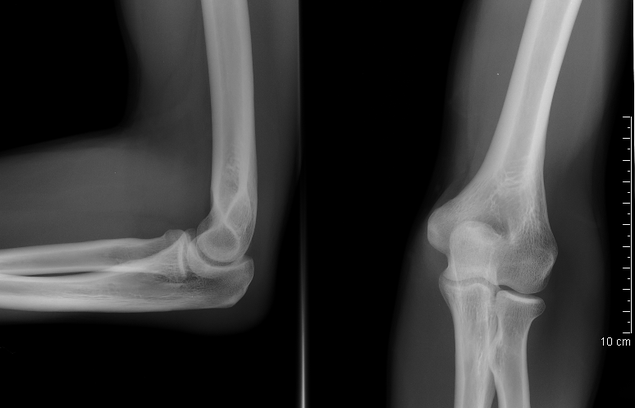
#> input picture r1.png, 635 x 408 px, shrunk from 774 x 497 before the run
$ jupyter execute --allow-errors AjusteIntensidad.ipynb
#> lines starting #> are read from the running program, lines starting #| are printed output that depends on the picture; after the words box and inside, x2 and y2 are one past the last pixel; in counts of white or black regions, pixels touching at a corner belong together
[cell 1]
# 1. Seleccionar 2 imagenes que requieran una mejora de contraste
# 2. Aplica 2 tecnicas que permitan mejorar el contraste
# una con dev propio y otra con OpenCV
# 3. Aplica las dos tecnicas a las 2 imagenes
# 4. Describe como seleccionaste la mejor tecnica para el ajuste de intensidad
# 5. Describe caracteristicas de las tecnicas seleccionadas
# 6. Compara y concluye

[cell 2]
import cv2
from matplotlib import pyplot as plt
import numpy as np
import random

### Ajuste de intensidad - Denis Zelaya

### Definir imagenes a utilizar

[cell 3]
img01 = cv2.imread("r1.png", cv2.IMREAD_GRAYSCALE)
#> img01 is the input picture: shape (408, 635); min 0, max 255, mean 53.3
img02 = cv2.imread("p2.jpg", 1)
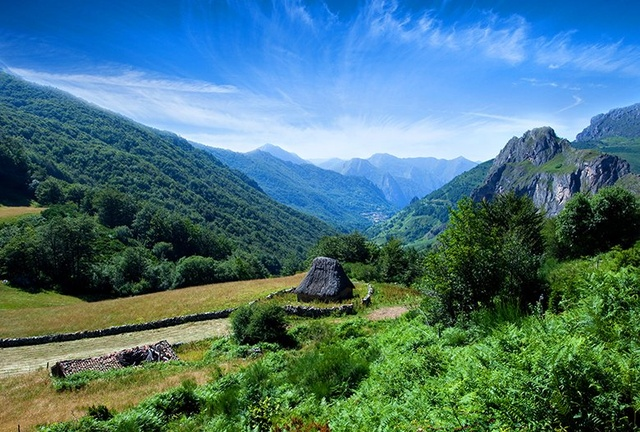
#> input picture p2.jpg, 640 x 432 px, shrunk from 780 x 527 before the run
#> img02 is the input picture: shape (432, 640, 3); mean B, G, R 122.1, 116, 73.7
img04 = cv2.imread("fondo-ojo.jpg", 1)
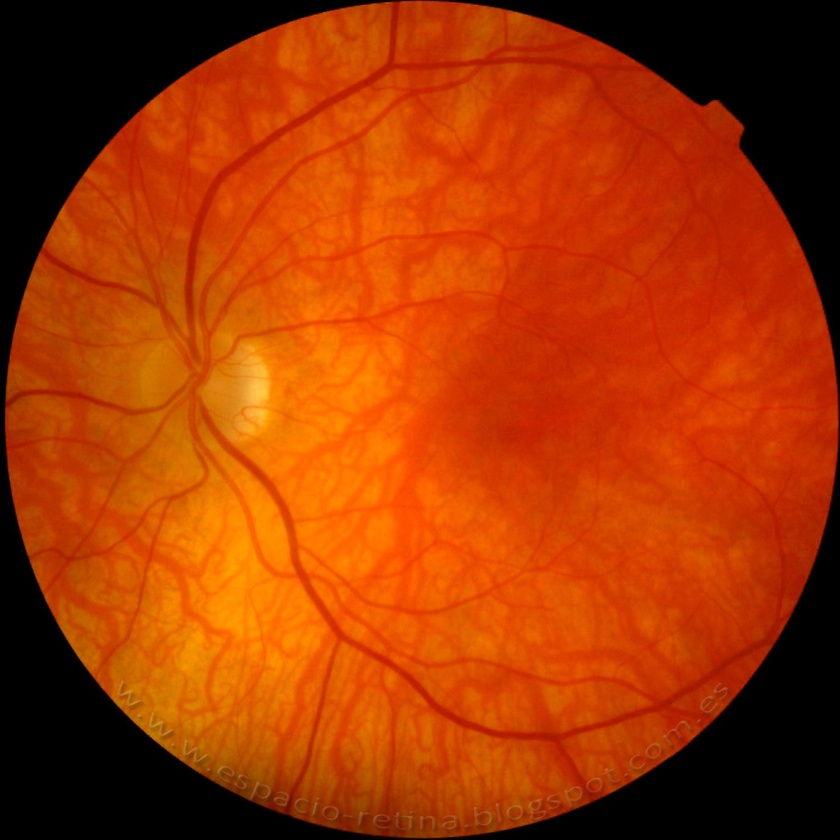
#> input picture fondo-ojo.jpg, 840 x 840 px, shrunk from 1024 x 1024 before the run
#> img04 is the input picture: shape (840, 840, 3); mean B, G, R 1.4, 55, 162.7

### Crear funciones reutilizables

[cell 4]
# Funcion para calcular el histograma de los 3 canales de una imagen
# https://www.geeksforgeeks.org/python-opencv-cv2-calchist-method/
# [23 lines left out: function plot_rgb_histogramTodo, not called in this run]

[cell 5]
# Funcion para abstraer el codigo para mostrar una imagen
def imshow(title="Image", image = None, size = 10):

    # Obtener el ancho y alto de la imagen
    w, h = image.shape[0], image.shape[1]

    aspect_ratio = w/h
    plt.figure(figsize = (size * aspect_ratio, size))
    plt.imshow(cv2.cvtColor(image, cv2.COLOR_BGR2RGB))
    plt.title(title)
    plt.show()

[cell 6]
# Mostrar varias imagenes en la misma fila
# [22 lines left out: function show_images, not called in this run]

[cell 7]
# Mostrar 3 imagenes en la misma fila
def show_three_images(img1=None, title1="", img2=None, title2="", img3=None, title3=""):
    plt.figure(figsize=(15, 5))

    # Imagen 1
    plt.subplot(1, 3, 1)
    plt.imshow(img1, cmap='gray')
    plt.title(title1)
    plt.axis('off')

    # Imagen 2
    plt.subplot(1, 3, 2)
    plt.imshow(img2, cmap='gray')
    plt.title(title2)
    plt.axis('off')

    # Imagen 3
    plt.subplot(1, 3, 3)
    plt.imshow(img3, cmap='gray')
    plt.title(title3)
    plt.axis('off')

    plt.show()

[cell 8]
# Invertir una imagen util para mejorar la interpretación de un ultrasonido
def invert_color(image = None, title = ""):

    # Obtener ancho y alto
    h, w = image.shape[0], image.shape[1]

    # Generar un arreglo de 0, con las dimensiones de la imagen
    imgInvert = np.zeros((h, w), np.uint8)

    for j in range(h):
        for i in range(w):
            newValue = 0

            # Obtener el valor actual del pixel en el indice [j,i]
            valor_actual = image[j, i]

            # Ajustar los valores para obtener el resultado deseado
            if (valor_actual > 200):
                newValue = int((255 - image[j, i]) - 100)

            if (valor_actual < 30):
                newValue = int((255 - image[j, i]) + 50)
            else:
                newValue = int((255 - image[j, i]))

            # En la posicion del pixel asignamos el valor generado
            # La funcion de numpy.clip nos permite limitar los valores con el rango definido.
            imgInvert[j, i] = np.clip(newValue, 0, 255)


    # Mostrar el resultado
    # imshow(title, imgInvert)
    return imgInvert

[cell 9]
# Mejorar el contraste de una imagen, la he parametrizado para ajustar segun la necesidad de la imagen a procesar
def mejora_contraste(image = None, azul = 0, verde = 10, rojo = 0):
    # Definir constantes a sumar a cada canal
    c_azul = azul
    c_verde = verde
    c_rojo = rojo

    # Obtener los canales de una imagen cv2.split(img) -> Retorna las 3 capas BGR
    canal_azul, canal_verde, canal_rojo = cv2.split(image)

    # Crear constantes para guardar la suma de nuestros parametros + el valor del actual del canal
    c_azul_const = np.clip(canal_azul.astype(int) + c_azul, 0, 255).astype(np.uint8)
    c_verde_const = np.clip(canal_verde.astype(int) + c_verde, 0, 255).astype(np.uint8)
    c_rojo_const = np.clip(canal_rojo.astype(int) + c_rojo, 0, 255).astype(np.uint8)

    # Fusionar nuestros 3 canales procesados
    imagen_final = cv2.merge((c_azul_const, c_verde_const, c_rojo_const))

    # Mostrar imagen
    # plt.imshow(cv2.cvtColor(imagen_final, cv2.COLOR_BGR2RGB))
    # plt.title('imagen')
    # plt.show()

    return imagen_final

[cell 10]
# Restar intensidad a una imagen
def restar_intensidad(image = None, valor = 40):

    # Generar matriz de 0 y la multiplicamos * 40
    # Cada indice de nuestro arreglo tendra el valor de
    M = np.ones(image.shape, dtype = "uint8") * valor

    # Generar nueva imagen, realizando una funcion para cambiar el color de nuestro pixel
    # Al pixel actual le restamos nuestro valor parametrizado
    img_resta = np.clip(img02.astype(np.int16) - M, 0, 255).astype(np.uint8)

    # Mostrar imagen
    plt.imshow(cv2.cvtColor(img_resta, cv2.COLOR_BGR2RGB))
    plt.title('resta')
    plt.show()

    # Retornar la imagen obtenida
    return img_resta

[cell 11]
def ecualizar_imagen(imagen = None):
    b, g, r = cv2.split(imagen)

    # Ecualizar el canal de valor (V)
    equ_b = cv2.equalizeHist(b)
    equ_g = cv2.equalizeHist(g)
    equ_r = cv2.equalizeHist(r)

    # Fusionar los canales nuevamente en la imagen HSV
    equ_image = cv2.merge([equ_b,equ_g,equ_r])
    imshow("ecualizada",equ_g)

    # hist = cv2.calcHist(equ_image, [0], None, [256], [0, 256])
    # plt.plot(hist)

    return equ_image

[cell 12]
def plot_rgb_histograms(image):
    # Dividir la imagen en canales RGB
    b, g, r = cv2.split(image)

    # Calcular los histogramas de cada canal
    hist_b = cv2.calcHist([b], [0], None, [256], [0, 256])
    hist_g = cv2.calcHist([g], [0], None, [256], [0, 256])
    hist_r = cv2.calcHist([r], [0], None, [256], [0, 256])

    # Graficar los histogramas
    plt.figure(figsize=(10, 5))

    plt.subplot(3, 1, 1)
    plt.plot(hist_b, color='blue')
    plt.title('Histograma Canal Azul')

    plt.subplot(3, 1, 2)
    plt.plot(hist_g, color='green')
    plt.title('Histograma Canal Verde')

    plt.subplot(3, 1, 3)
    plt.plot(hist_r, color='red')
    plt.title('Histograma Canal Rojo')

    plt.tight_layout()
    plt.show()

[cell 13]
# Mostrar todos los canales
def plot_rgb_histogramTodo(image):
    # Dividir la imagen en canales RGB
    b, g, r = cv2.split(image)

    # Calcular histograma de cada canal
    hist_b = cv2.calcHist([b], [0], None, [256], [0, 256])
    hist_g = cv2.calcHist([g], [0], None, [256], [0, 256])
    hist_r = cv2.calcHist([r], [0], None, [256], [0, 256])

    plt.plot(hist_b, color='blue', label='Azul')
    plt.plot(hist_g, color='green', label='Verde')
    plt.plot(hist_r, color='red', label='Rojo')
    plt.title('Histogramas')
    plt.xlabel('Intensidad')
    plt.ylabel('Frecuencia')
    plt.legend()
    plt.show()

[cell 14]
# Correcion gama
# https://docs.opencv.org/3.4/d2/de8/group__core__array.html
def contraste_openCV(image = None, value = 1.0):
    img_corrected = cv2.pow(image, value)
    ## imshow(title, img_corrected)
    return img_corrected

[cell 15]
# Correccion Gama
#https://es.wikipedia.org/wiki/Correcci%C3%B3n_gamma
# [4 lines left out: function generar_histograma, not called in this run]

[cell 16]
# Correccion Gama
def correccion_gamma(gamma = 0.0, imagen = None):
    nueva = np.empty((1, 256), np.uint8)

    for i in range(256):
        nueva[0,i] = np.clip(pow(i / 255.0, gamma) * 255.0, 0, 255)

    res = cv2.LUT(imagen, nueva)
    return res

imshow("correccion_gamma", correccion_gamma(2.0, img02))
#> in correccion_gamma, `res = cv2.LUT(imagen, nueva)`:
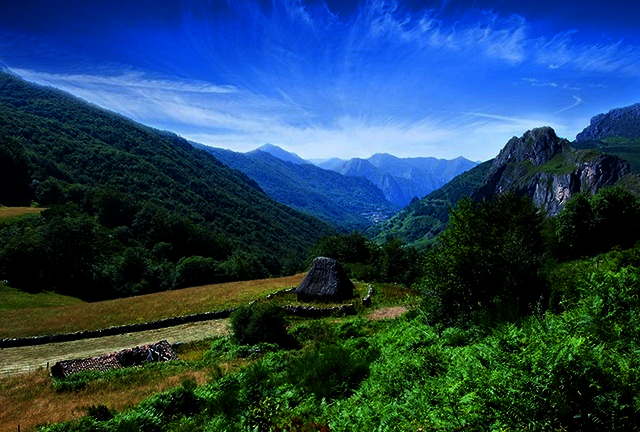
#> res: shape (432, 640, 3); mean B, G, R 90.9, 65.8, 34.2
#> in imshow, `w, h = image.shape[0], image.shape[1]`: w = 432; h = 640
#> in imshow, `aspect_ratio = w/h`: aspect_ratio = 0.675

### Procesar imagen 1

#> (a cell that did not finish here is left out)

#> after the loop in invert_color, `for j in range(h):`: imgInvert: shape (840, 840); every value is 0

# imshow("IMG REFERENCIA", img01)

### Ajustes de intensidad y contraste muestra 1

[cell 18]
# IMG 01
img4_open_cv = contraste_openCV(img04, 2)
img4_propio = mejora_contraste(img04, azul = -80, verde = 80, rojo = 0)
#> in mejora_contraste, `c_azul_const = np.clip(canal_azul.astype(int) + c_azul, 0, 255).astype..`:
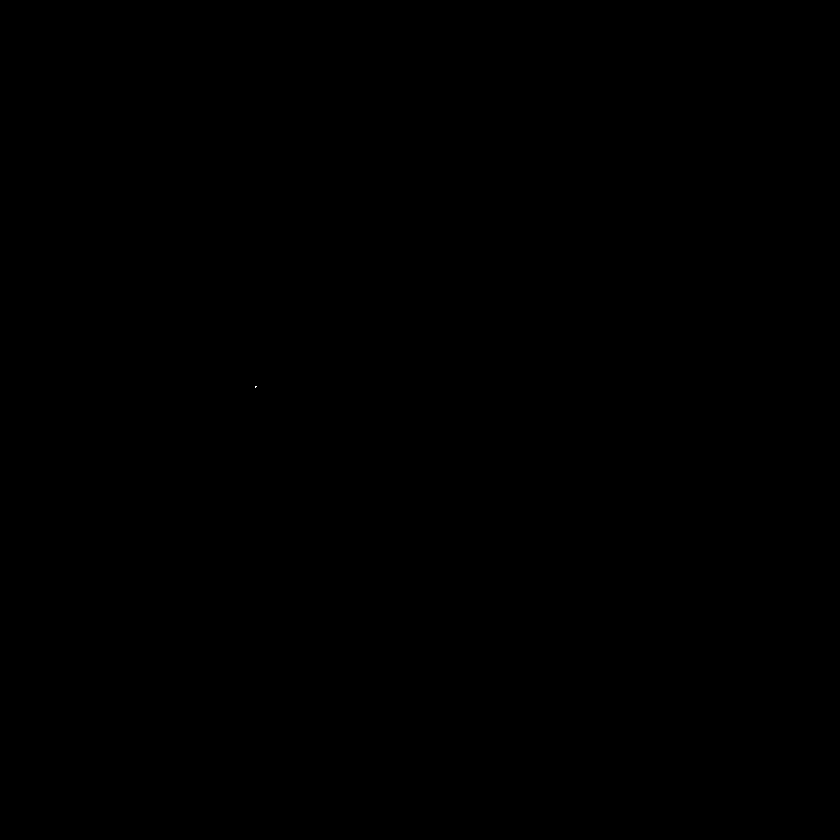
#> c_azul_const: shape (840, 840); values 0 (black) and 1 (white), 0% white in thin lines or dots, all inside (x1, y1, x2, y2) = (255, 386, 257, 388)

show_three_images(img04, "Imagen Original", img4_propio, "Metodo propio", img4_open_cv, "img4_open_cv")

# Otras pruebas
img04Equ = ecualizar_imagen(img04)
#> in ecualizar_imagen, `equ_image = cv2.merge([equ_b,equ_g,equ_r])`:
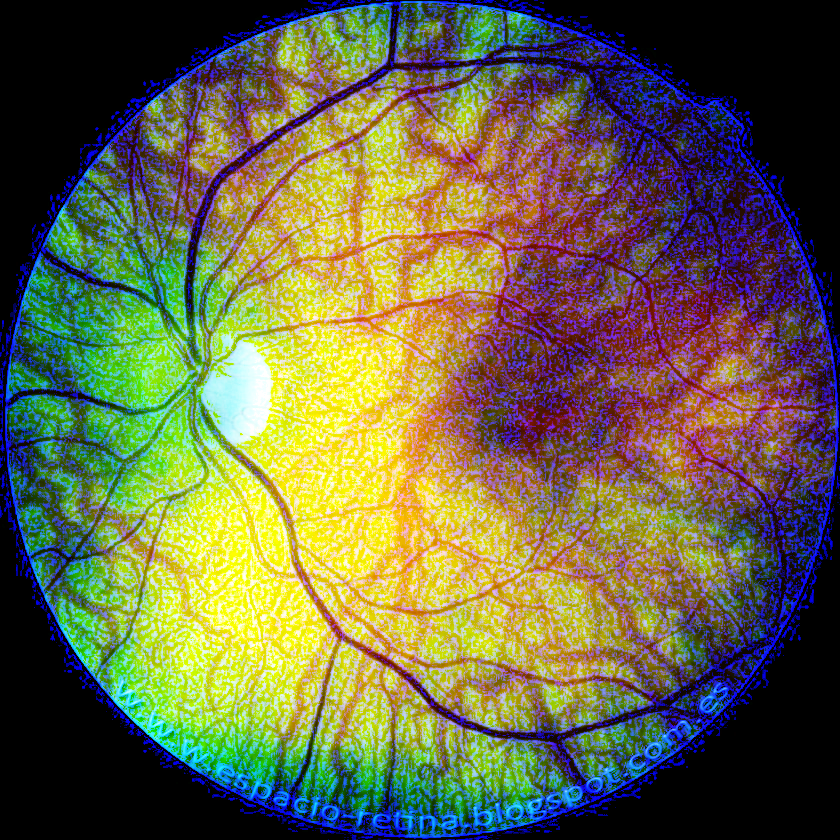
#> equ_image: shape (840, 840, 3); mean B, G, R 73, 102.5, 103.6
imshow("Ecualizar imagen", img04Equ)

# Mostrar histogramas
plot_rgb_histograms(img04)
#> in plot_rgb_histograms, `hist_b = cv2.calcHist([b], [0], None, [256], [0, 256])`: hist_b = 256 values, max 377215 at index 0, min 0 at index 82, mean 2756.2
#> in plot_rgb_histograms, `hist_g = cv2.calcHist([g], [0], None, [256], [0, 256])`: hist_g = 256 values, max 144802 at index 0, min 0 at index 202, mean 2756.2
#> in plot_rgb_histograms, `hist_r = cv2.calcHist([r], [0], None, [256], [0, 256])`: hist_r = 256 values, max 139258 at index 0, min 29 at index 88, mean 2756.2
plot_rgb_histogramTodo(img04)
plot_rgb_histogramTodo(img4_propio)

### Ajustes en contraste open cv y metodo propio referencia 2

[cell 19]
# IMG 01
img2_open_cv = contraste_openCV(img02, 2)
img2_propio = mejora_contraste(img02, azul = 90, verde = 20, rojo = 0)
#> call 2 of mejora_contraste, with azul = 90, verde = 20, rojo = 0
#> in mejora_contraste (call 2), `imagen_final = cv2.merge((c_azul_const, c_verde_const, c_rojo_const))`:
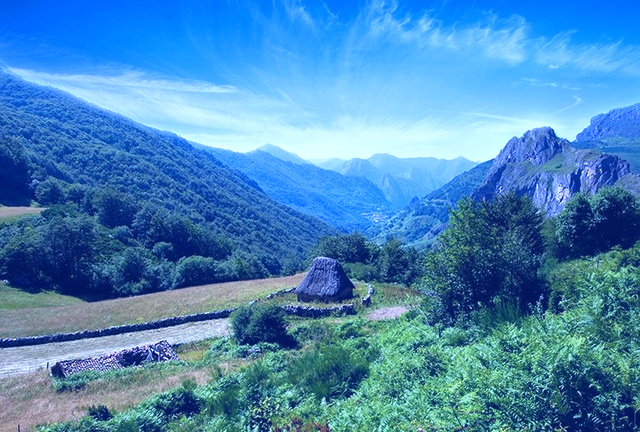
#> imagen_final: shape (432, 640, 3); mean B, G, R 187.6, 135.9, 73.7

# plot_rgb_histogramTodo(img02)

show_three_images(img02, "Imagen Original", img2_propio, "Metodo propio", img2_open_cv, "img2_open_cv")
restar_intensidad(img02, valor=50)
#> in restar_intensidad, `img_resta = np.clip(img02.astype(np.int16) - M, 0, 255).astype(np.uint8)`:
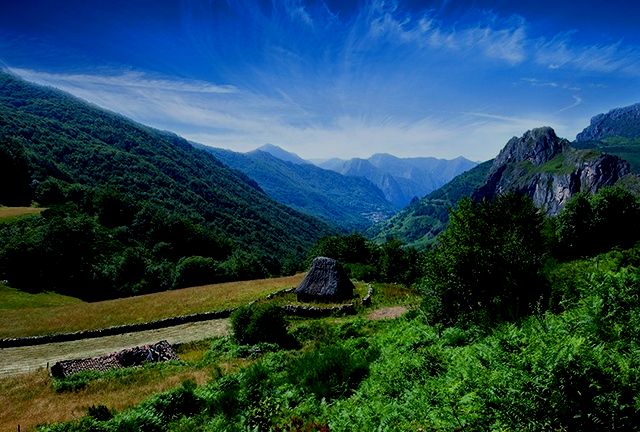
#> img_resta: shape (432, 640, 3); mean B, G, R 80.9, 70.2, 36.5
plot_rgb_histograms(img02)
#> in plot_rgb_histograms (call 2), `hist_b = cv2.calcHist([b], [0], None, [256], [0, 256])`: hist_b = 256 values, max 11746 at index 0, min 238 at index 176, mean 1080
#> in plot_rgb_histograms (call 2), `hist_g = cv2.calcHist([g], [0], None, [256], [0, 256])`: hist_g = 256 values, max 2084 at index 113, min 13 at index 254, mean 1080
#> in plot_rgb_histograms (call 2), `hist_r = cv2.calcHist([r], [0], None, [256], [0, 256])`: hist_r = 256 values, max 17814 at index 0, min 0 at index 249, mean 1080
#> in plot_rgb_histograms (call 2), `plt.show()`:
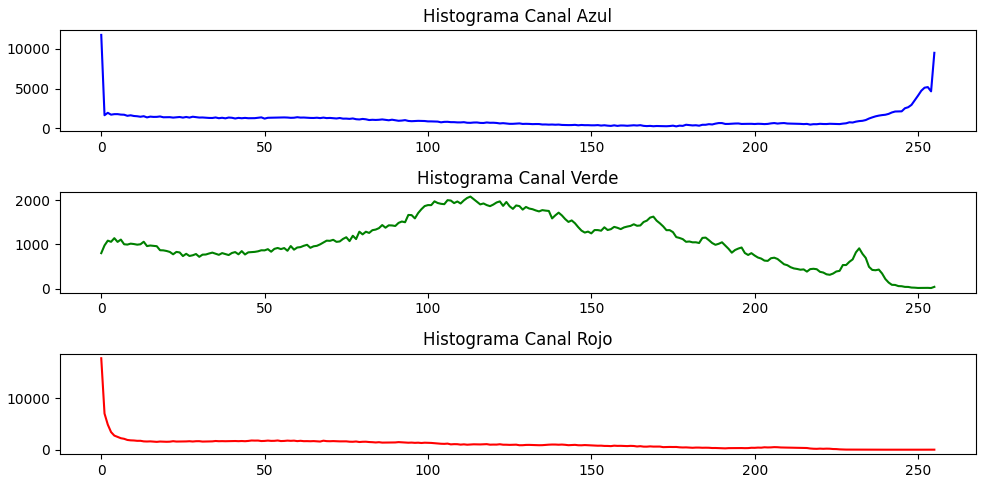
#> figure drawn by matplotlib, 3 panels; panel 1: curve peaks at x = 0, y = 11746; panel 2: curve peaks at x = 113, y = 2084; panel 3: curve peaks at x = 0, y = 17814

plot_rgb_histogramTodo(img02)
#> in plot_rgb_histogramTodo (call 3), `plt.show()`:
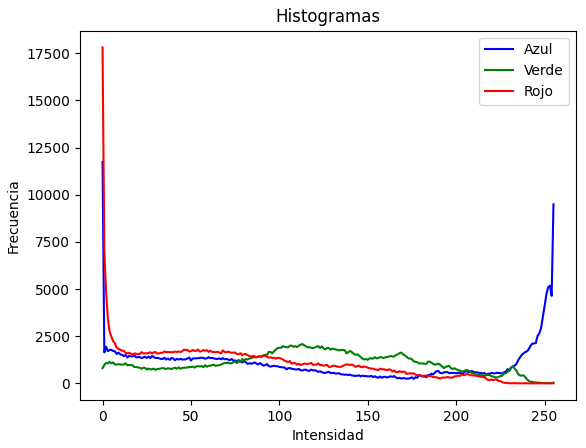
#> figure drawn by matplotlib, 1 panel; curve peaks at x = 0, y = 11746; curve peaks at x = 113, y = 2084; curve peaks at x = 0, y = 17814
plot_rgb_histogramTodo(img2_propio)

### Tambien me parecio interesante crear un método para invertir los colores de una imagen y tenes la flexibilidad de customizar en cada iteración.

[cell 20]
imshow("Imagen original", img01)
imshow("Invertir color", invert_color(img01, "Invertir color"))
#> call 2 of invert_color, with title = 'Invertir color'
#> after the loop in invert_color (call 2), `for j in range(h):`:
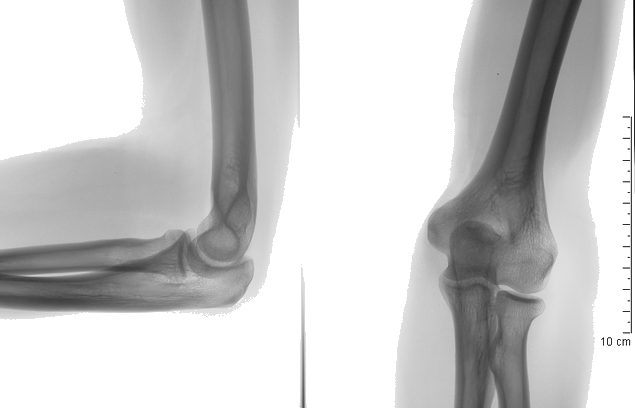
#> imgInvert: shape (408, 635); min 0, max 255, mean 202.9
